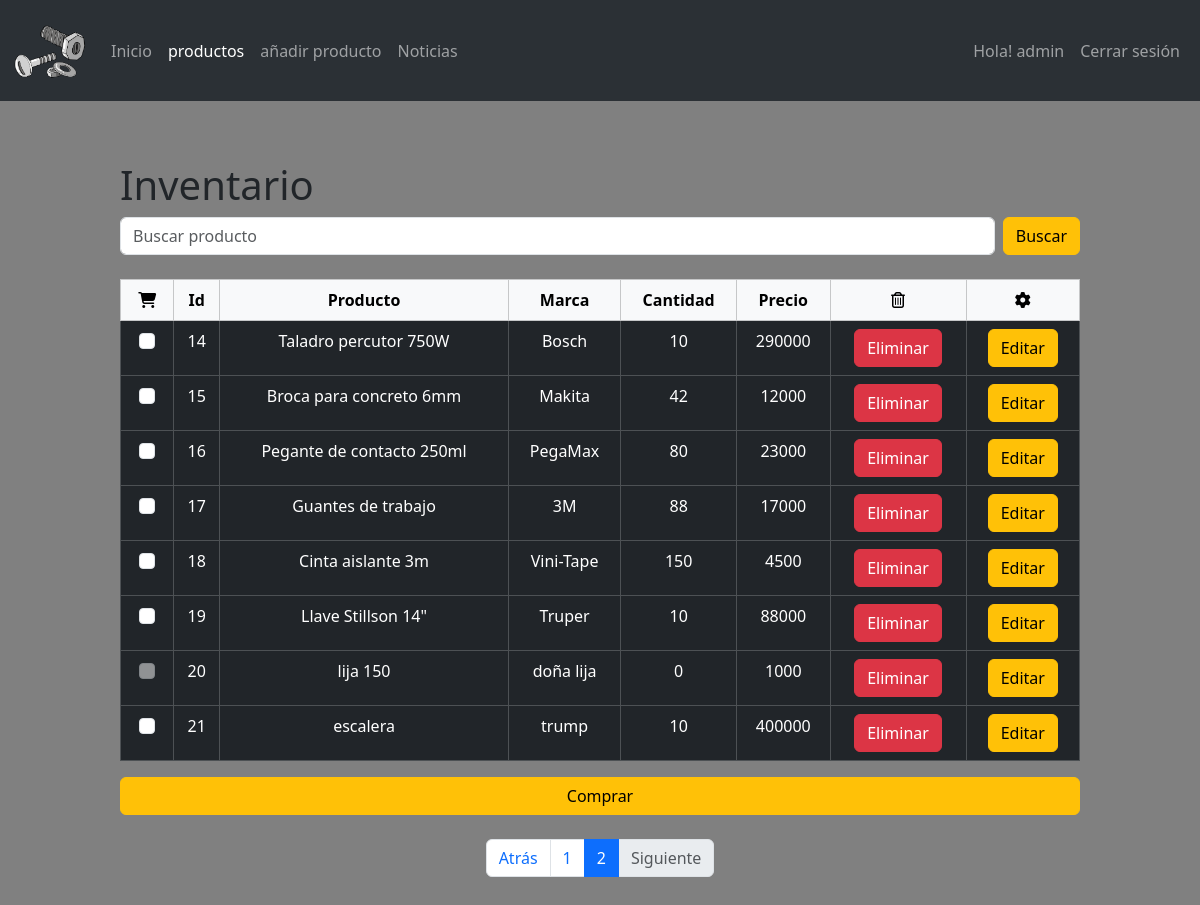
The page /admin/inventario.php?page=2 (signed in) on the database its author committed.
### tables this page shows
CREATE TABLE IF NOT EXISTS `productos` (
  `id` int(11) NOT NULL AUTO_INCREMENT,
  `producto` text NOT NULL,
  `marca` text NOT NULL,
  `cantidad` int(11) NOT NULL,
  `precio` int(11) NOT NULL,
  PRIMARY KEY (`id`)
);

### admin/inventario.php (the view, shortened to what this page needs)
<!DOCTYPE html>
<html lang="en">
<head>
    <link href="https://cdn.jsdelivr.net/npm/bootstrap@5.3.3/dist/css/bootstrap.min.css" rel="stylesheet">
    <link rel="stylesheet" href="../style.css">
</head>
<body>
<?php
    include "barra-navegacion-admin.php";
    require('../conexion.php');
?>
<div id="margen-inventario" style="margin: 5% 10%">
    <h1>Inventario</h1>
    <div class="mb-4">
        <form class="d-flex" onsubmit="return false;">
            <input onkeyup="buscar_ahora();" class="form-control me-2" type="search" id="search" placeholder="Buscar producto">
            <button class="btn btn-warning" onclick="buscar_ahora();">Buscar</button>
        </form>
    </div>
    <div id="tabla_inventario">
        <form action="comprar.php" method="POST" id="formComprar">
            <table class="table table-dark table-hover table-bordered">
                <thead class="table-light">
                    <tr align='center'>
                        <th scope="col"><i class="fa-solid fa-cart-shopping"></i></th>
                        <th scope="col">Id</th>
                        <th scope="col">Producto</th>
                        <th scope="col">Marca</th>
                        <th scope="col">Cantidad</th>
                        <th scope="col">Precio</th>
                        <th scope="col"><i class="fa-regular fa-trash-can"></i></th>
                        <th scope="col"><i class="fa-solid fa-gear"></i></th>
                    </tr>
                </thead>
                <tbody>
                <?php
                    $numPagina = 10;
                    $pagina = isset($_GET["page"]) ? (int)$_GET["page"] : 1;
                    $inicio = ($pagina - 1) * $numPagina;
                    $queryTotal = "SELECT COUNT(*) as total FROM productos";
                    $resultadoTotal = mysqli_query($conn, $queryTotal);
                    $totalRegistros = mysqli_fetch_assoc($resultadoTotal)['total'];
                    $totalPaginas = ceil($totalRegistros / $numPagina);
                    $query = "SELECT * FROM productos ORDER BY id LIMIT $inicio, $numPagina";
                    $resultado = mysqli_query($conn, $query);
                    while ($extraido = mysqli_fetch_assoc($resultado)) {
                        $cantidad = (int)$extraido['cantidad'];
                        $disabled = ($cantidad <= 0) ? 'disabled' : '';
                        $id = $extraido['id'];
                ?>
                    <tr align="center">
                        <td>
                            <div class="form-check d-flex justify-content-center">
                                <input
                                    class="form-check-input"
                                    type="checkbox"
                                    name="productos[]"
                                    value="<?= $id ?>"
                                    <?= $disabled ?>
                                >
                            </div>
                        </td>
                        <td><?= $id ?></td>
                        <td><?= $extraido['producto'] ?></td>
                        <td><?= $extraido['marca'] ?></td>
                        <td><?= $extraido['cantidad'] ?></td>
                        <td><?= $extraido['precio'] ?></td>
                        <td>
                            <button type="submit" form="formEliminar<?= $id ?>" class="btn btn-danger">
                                Eliminar
                            </button>
                        </td>
                        <td>
                            <a href="editar_producto.php?id=<?= $id ?>" class="btn btn-warning">Editar</a>
                        </td>
                    </tr>
                <?php } ?>
                </tbody>
            </table>
            <div class="d-grid gap-2 mb-4">
                <button type="submit" class="btn btn-warning">
                    Comprar
                </button>
            </div>
        </form>
    </div>
    <nav>
        <ul class="pagination justify-content-center">
            <li class="page-item <?= ($pagina <= 1) ? 'disabled' : '' ?>">
                <a class="page-link" href="?page=<?= $pagina - 1 ?>">Atrás</a>
            </li>
            <?php for ($i = 1; $i <= $totalPaginas; $i++): ?>
                <li class="page-item <?= ($pagina == $i) ? 'active' : '' ?>">
                    <a class="page-link" href="?page=<?= $i ?>"><?= $i ?></a>
                </li>
            <?php endfor; ?>
            <li class="page-item <?= ($pagina >= $totalPaginas) ? 'disabled' : '' ?>">
                <a class="page-link" href="?page=<?= $pagina + 1 ?>">Siguiente</a>
            </li>
        </ul>
    </nav>
</div>
</body>
</html>

### style.css (style rules this page uses)
body { background-color:gray; }

### rows shown on the page
productos: id "14", producto "Taladro percutor 750W", marca "Bosch", cantidad "10", precio "290000"
productos: id "15", producto "Broca para concreto 6mm", marca "Makita", cantidad "42", precio "12000"
productos: id "16", producto "Pegante de contacto 250ml", marca "PegaMax", cantidad "80", precio "23000"
productos: id "17", producto "Guantes de trabajo", marca "3M", cantidad "88", precio "17000"
productos: id "18", producto "Cinta aislante 3m", marca "Vini-Tape", cantidad "150", precio "4500"
productos: id "19", producto "Llave Stillson 14\"", marca "Truper", cantidad "10", precio "88000"
productos: id "20", producto "lija 150", marca "doña lija", cantidad "0", precio "1000"
productos: id "21", producto "escalera", marca "trump", cantidad "10", precio "400000"

### other values the page prints
$_SESSION['nombre'] "admin"
